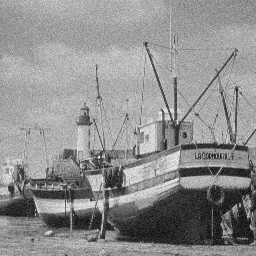
%> input picture boatnois.jpg, 256 x 256 px
$ octave p2t2.m   (GNU Octave 9; MATLAB toolbox functions it lacks are replaced by stand-ins)
%> lines starting %> are read from the running program, lines starting %| are printed output that depends on the picture
%> further down, boatnois is the input picture: size 256x256 uint8; min 0, max 255, mean 142.6
### edgeExtraction.m
function [Edges,Ihor, Iver] = edgeExtraction(Iin,B1,B2)
%> called with B1 = [-1 0 1; -1 0 1; -1 0 1], B2 = [-1 -1 -1; 0 0 0; 1 1 1]

IinDouble=double(Iin);
B1Double=double(B1);
B2Double=double(B2);

Ihor = conv2(B1Double, IinDouble);
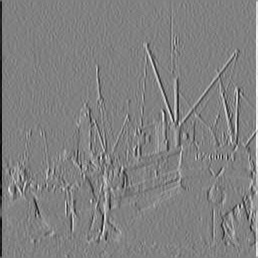
%> Ihor: size 258x258 double; min -593, max 579, mean 0; drawn with min black and max white
Iver = conv2(B2Double, IinDouble);
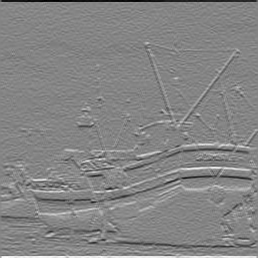
%> Iver: size 258x258 double; min -594, max 547, mean 0; drawn with min black and max white
Edges = sqrt((Iver.^2) + (Ihor.^2));
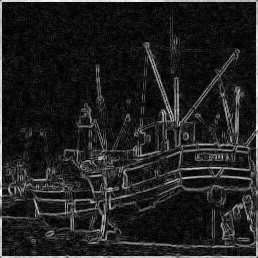
%> Edges: size 258x258 double; min 0, max 594.3, mean 78.9; drawn with min black and max white


end

### p2t2.m
boatnois = imread('C:\Users\leann\OneDrive\Documents\MATLAB\Practical2\boatnois.jpg');

B1 = [-1 0 1;-1 0 1;-1 0 1];
B2 = [-1 -1 -1;0 0 0;1 1 1];

boat = edgeExtraction(boatnois,B1,B2);
imagesc(boat);
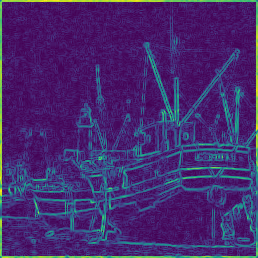
%> displayed picture: size 258x258x3, on the screen's scale of 0 to 255; mean R, G, B 69.2, 42.8, 110.8
